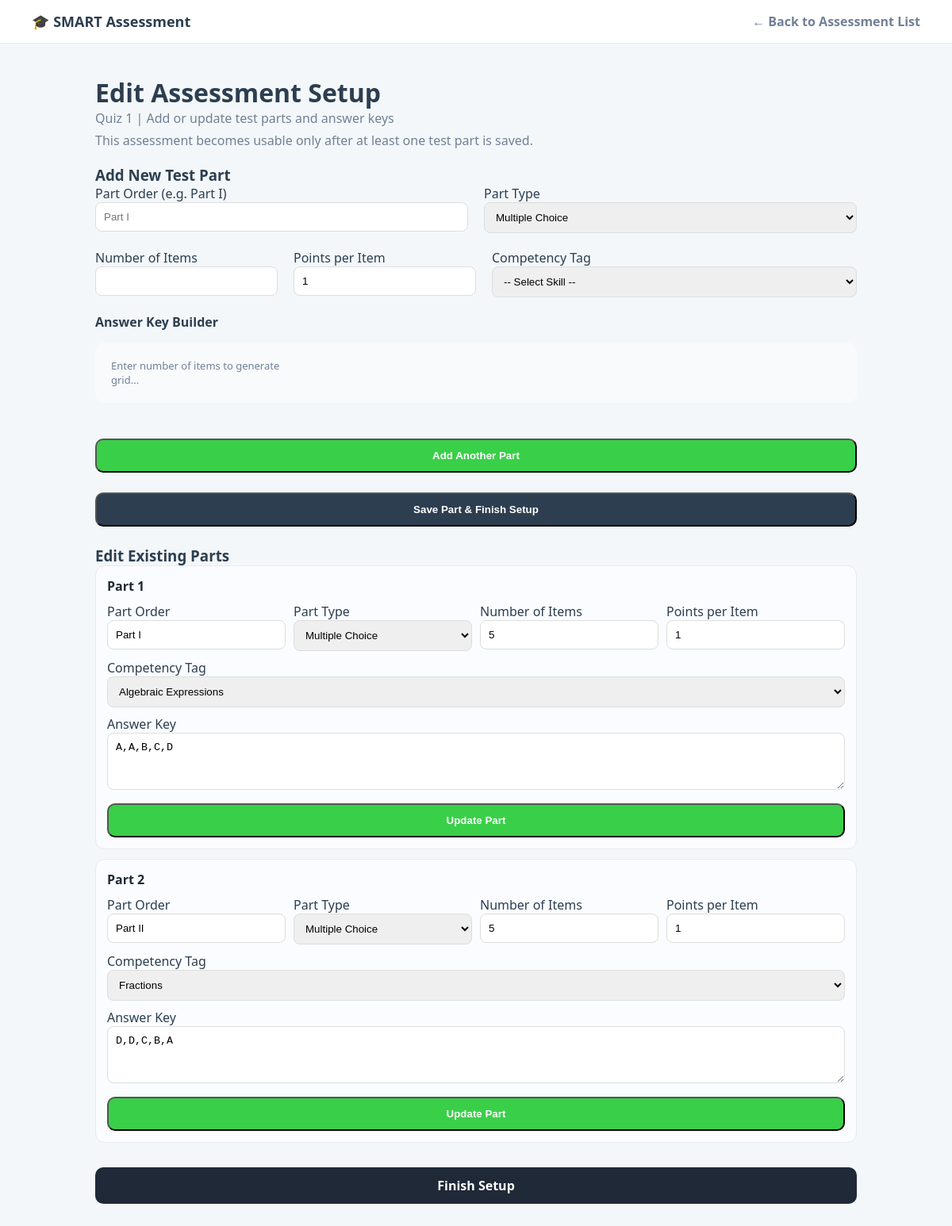
Screenshot of /pages/manage_test_parts.php?test_id=2 (signed in) with the database file from the repository.
### tables this page shows
CREATE TABLE `test` (
  `test_id` int(11) NOT NULL,
  `class_id` int(11) DEFAULT NULL,
  `test_name` varchar(50) DEFAULT NULL,
  `test_type` enum('Quiz','Exam','Diagnostic','Long Test') DEFAULT NULL,
  `test_date` date DEFAULT NULL
);

CREATE TABLE `test_part` (
  `test_part_id` int(11) NOT NULL,
  `test_id` int(11) DEFAULT NULL,
  `competency_id` int(11) DEFAULT NULL,
  `part_order` varchar(15) DEFAULT NULL,
  `part_type` text DEFAULT NULL,
  `number_of_items` int(11) DEFAULT NULL,
  `points_per_item` int(11) DEFAULT NULL,
  `answer_key` text DEFAULT NULL
);

CREATE TABLE `competency_tags` (
  `competency_id` int(11) NOT NULL,
  `curriculum_id` int(11) DEFAULT NULL,
  `competency_name` varchar(50) DEFAULT NULL
);

### pages/manage_test_parts.php (the view, shortened to what this page needs)
<?php
include '../config/db.php';
$teacher_id = (int) $_SESSION['user']['user_id'];
$test_id = isset($_GET['test_id']) ? (int) $_GET['test_id'] : 0;
$test_check = $conn->prepare("SELECT t.test_id, t.test_name, t.class_id FROM test t JOIN class c ON t.class_id = c.class_id WHERE t.test_id = ? AND c.user_id = ? LIMIT 1");
$test_check->bind_param("ii", $test_id, $teacher_id);
$test_check->execute();
$test_res = $test_check->get_result();
$test = $test_res->fetch_assoc();
$class_id = (int) $test['class_id'];
$keywords_sql = "
    SELECT ct.competency_id, ct.competency_name
    FROM competency_tags ct
    JOIN curriculum cur ON ct.curriculum_id = cur.curriculum_id
    JOIN class c ON c.subject_id = cur.subject_id
    JOIN section sec ON c.section_id = sec.section_id
    WHERE c.class_id = ?
      AND cur.grade_level_id = sec.grade_level_id
    ORDER BY ct.competency_name ASC
";
$keywords_stmt = $conn->prepare($keywords_sql);
$keywords_stmt->bind_param("i", $class_id);
$keywords_stmt->execute();
$keywords_res = $keywords_stmt->get_result();
$keywords = [];
if ($keywords_res) {
    while($k = $keywords_res->fetch_assoc()) {
        $keywords[] = $k;
    }
}
$parts_res = $conn->query("SELECT tp.*, ct.competency_name FROM test_part tp LEFT JOIN competency_tags ct ON tp.competency_id = ct.competency_id WHERE tp.test_id = '$test_id' ORDER BY tp.test_part_id ASC");
$parts = [];
if ($parts_res) {
    while($p = $parts_res->fetch_assoc()) {
        $parts[] = $p;
    }
}
$part_count = count($parts);
?>
<!DOCTYPE html>
<html lang="en">
<head>
    <link rel="stylesheet" href="../assets/css/style.css">
</head>
<body class="teacher-layout">
    <nav class="top-nav">
        <div style="font-weight:800; font-size:18px;"><span style="color:var(--primary-green);">🎓</span> SMART Assessment</div>
        <a href="view_tests.php?class_id=<?php echo $class_id; ?>" style="color:var(--text-gray); text-decoration:none; font-weight:600;">← Back to Assessment List</a>
    </nav>
    <div class="teacher-container">
        <h1>Edit Assessment Setup</h1>
        <p style="color:var(--text-gray);"><?php echo htmlspecialchars($test['test_name']); ?> | Add or update test parts and answer keys</p>
        <p style="color:var(--text-gray); margin-top:6px;">This assessment becomes usable only after at least one test part is saved.</p>
        <div class="card" style="margin-top:20px;">
            <h3 style="margin-top:0;">Add New Test Part</h3>
            <form action="../actions/save_test_part.php" method="POST" id="partForm">
                <div style="display:flex; gap:20px; margin-bottom:20px; flex-wrap:wrap;">
                    <div style="flex:1; min-width:200px;">
                        <label>Part Order (e.g. Part I)</label>
                        <input type="text" name="part_order" placeholder="Part I" required style="width:100%; padding:10px; border-radius:8px; border:1px solid #ddd;">
                    </div>
                    <div style="flex:1; min-width:200px;">
                        <label>Part Type</label>
                        <select name="part_type" id="partType" style="width:100%; padding:10px; border-radius:8px; border:1px solid #ddd;">
                            <option value="Multiple Choice">Multiple Choice</option>
                        </select>
                    </div>
                </div>
                <div style="display:flex; gap:20px; margin-bottom:20px; flex-wrap:wrap;">
                    <div style="flex:1; min-width:160px;">
                        <label>Number of Items</label>
                        <input type="number" name="number_of_items" id="numItems" min="1" max="100" required style="width:100%; padding:10px; border-radius:8px; border:1px solid #ddd;">
                    </div>
                    <div style="flex:1; min-width:160px;">
                        <label>Points per Item</label>
                        <input type="number" name="points_per_item" value="1" required style="width:100%; padding:10px; border-radius:8px; border:1px solid #ddd;">
                    </div>
                    <div style="flex:2; min-width:220px;">
                        <label>Competency Tag</label>
                        <select name="competency_id" required style="width:100%; padding:10px; border-radius:8px; border:1px solid #ddd;">
                            <option value="">-- Select Skill --</option>
                        </select>
                    </div>
                </div>
                <div id="builderSection">
                    <label><strong>Answer Key Builder</strong></label>
                    <div id="answerGrid" class="grid-builder">
                        <p style="color:var(--text-gray); font-size:13px;">Enter number of items to generate grid...</p>
                    </div>
                </div>
                <div style="margin-top:30px; display:flex; gap:10px; flex-wrap:wrap;">
                    <button type="submit" name="action" value="add" class="btn-green">Add Another Part</button>
                    <button type="submit" name="action" value="finish" class="btn-green" style="background:#2C3E50;">Save Part & Finish Setup</button>
                </div>
            </form>
            <div class="parts-editor">
                <h3 style="margin-top:0;">Edit Existing Parts</h3>
                <?php if (!empty($parts)): ?>
                    <?php foreach($parts as $part): ?>
                        <form action="../actions/update_test_part.php" method="POST" class="part-editor-card">
                            <div style="font-weight:700; margin-bottom:10px; color:#1f2937;">
                                Part <?php echo (int) $part['test_part_id']; ?>
                            </div>
                            <div class="part-grid">
                                <div>
                                    <label>Part Order</label>
                                    <input type="text" name="part_order" value="<?php echo htmlspecialchars($part['part_order'] ?? ''); ?>" style="width:100%; padding:10px; border-radius:8px; border:1px solid #ddd;" required>
                                </div>
                                <div>
                                    <label>Part Type</label>
                                    <select name="part_type" style="width:100%; padding:10px; border-radius:8px; border:1px solid #ddd;" required>
                                        <option value="Multiple Choice" <?php echo ($part['part_type'] === 'Multiple Choice') ? 'selected' : ''; ?>>Multiple Choice</option>
                                    </select>
                                </div>
                                <div>
                                    <label>Number of Items</label>
                                    <input type="number" name="number_of_items" min="1" max="100" value="<?php echo (int) ($part['number_of_items'] ?? 1); ?>" style="width:100%; padding:10px; border-radius:8px; border:1px solid #ddd;" required>
                                </div>
                                <div>
                                    <label>Points per Item</label>
                                    <input type="number" name="points_per_item" min="1" value="<?php echo (int) ($part['points_per_item'] ?? 1); ?>" style="width:100%; padding:10px; border-radius:8px; border:1px solid #ddd;" required>
                                </div>
                                <div class="full">
                                    <label>Competency Tag</label>
                                    <select name="competency_id" style="width:100%; padding:10px; border-radius:8px; border:1px solid #ddd;" required>
                                        <?php foreach($keywords as $k): ?>
                                            <option value="<?php echo (int) $k['competency_id']; ?>" <?php echo ((int)$part['competency_id'] === (int)$k['competency_id']) ? 'selected' : ''; ?>>
                                                <?php echo htmlspecialchars($k['competency_name']); ?>
                                            </option>
                                        <?php endforeach; ?>
                                    </select>
                                </div>
                                <div class="full">
                                    <label>Answer Key</label>
                                    <textarea name="answer_key" style="width:100%; padding:10px; border-radius:8px; border:1px solid #ddd;" required><?php echo htmlspecialchars($part['answer_key'] ?? ''); ?></textarea>
                                </div>
                            </div>
                            <div style="margin-top:12px;">
                                <button type="submit" class="btn-green" style="margin-top:0;">Update Part</button>
                            </div>
                        </form>
                    <?php endforeach; ?>
                <?php else: ?>
                    <p style="color:var(--text-gray); margin:0;">No parts added yet.</p>
                <?php endif; ?>
                <?php if ($part_count > 0): ?>
                    <div style="margin-top:16px;">
                        <a href="view_tests.php?class_id=<?php echo $class_id; ?>" class="btn-green" style="display:inline-block; background:#1f2937;">
                            Finish Setup
                        </a>
                    </div>
                <?php endif; ?>
            </div>
        </div>
    </div>
</body>
</html>

### assets/css/style.css (style rules this page uses)
:root { --primary-green: #3ACF49; --bg-light: #F4F7F9; --text-dark: #2C3E50; --text-gray: #718096; }
* { margin: 0; padding: 0; box-sizing: border-box; }
body { font-family: 'Segoe UI', Tahoma, Geneva, Verdana, sans-serif; background-color: var(--bg-light); color: var(--text-dark); }
.top-nav { background: white; padding: 15px 40px; display: flex; justify-content: space-between; align-items: center; border-bottom: 1px solid #E2E8F0; }
.teacher-container { max-width: 1000px; margin: 40px auto; padding: 0 20px; }
.btn-green { display: block; width: 100%; background: var(--primary-green); color: white; text-align: center; padding: 12px; border-radius: 10px; text-decoration: none; font-weight: 600; margin-top: 15px; }

### pages/manage_test_parts.php (style rules this page uses)
.grid-builder { display: grid; grid-template-columns: repeat(auto-fill, minmax(180px, 1fr)); gap: 15px; margin-top: 15px; background: #F8FAFC; padding: 20px; border-radius: 12px; }
.parts-editor { margin-top: 24px; }
.part-editor-card { border: 1px solid #e5ebf2; border-radius: 12px; padding: 14px; margin-bottom: 12px; background: #fafcff; }
.part-grid { display:grid; grid-template-columns: 1fr 1fr 1fr 1fr; gap: 10px; }
.part-grid textarea { min-height: 72px; resize: vertical; }
.part-grid .full { grid-column: 1 / -1; }

### rows the page displays
test: test_name "Quiz 1"
test_part: test_part_id "1", part_order "Part I", part_type "Multiple Choice", number_of_items "5", points_per_item "1", competency_id "Algebraic Expressions", answer_key "A,A,B,C,D"
test_part: test_part_id "2", part_order "Part II", part_type "Multiple Choice", number_of_items "5", points_per_item "1", competency_id "Fractions", answer_key "D,D,C,B,A"
